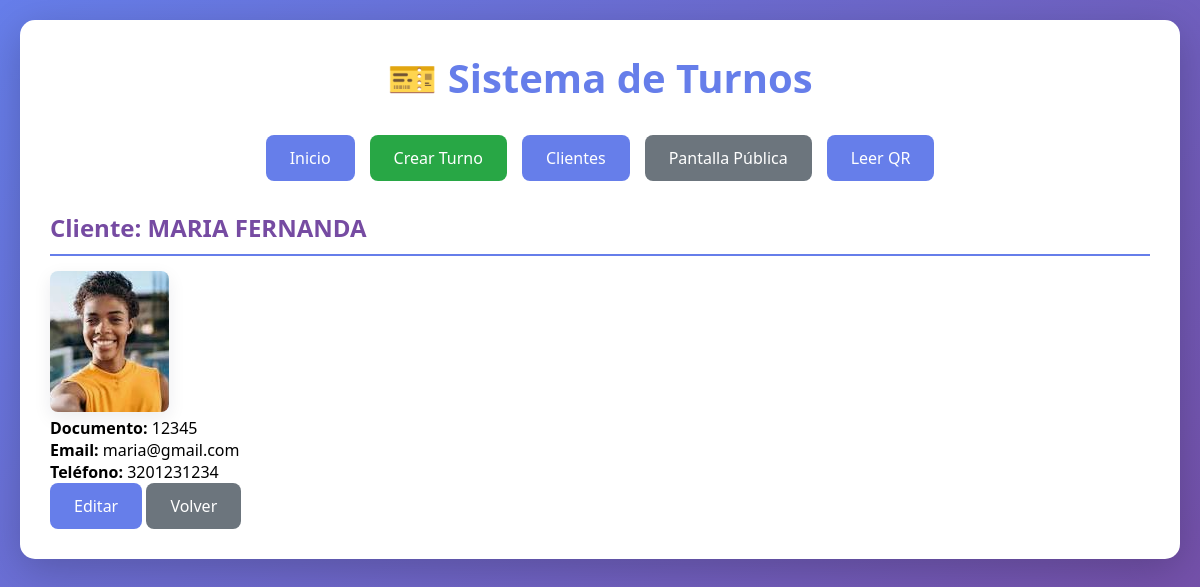
Page /clientes/1/ on the committed database.
### App_QR/models.py (models this page shows, shortened)
class Cliente(models.Model):
    nombre = models.CharField(max_length=200)
    documento = models.CharField(max_length=50, blank=True, null=True)
    email = models.EmailField(blank=True, null=True)
    telefono = models.CharField(max_length=30, blank=True, null=True)
    foto = models.ImageField(upload_to='clientes/fotos/', blank=True, null=True)
    class Meta:
        verbose_name = 'Cliente'
        verbose_name_plural = 'Clientes'

### App_QR/views.py (the view)
# urls.py: path('clientes/<int:pk>/', views.cliente_detail, name='cliente_detail'),
def cliente_detail(request, pk):
    cliente = get_object_or_404(Cliente, pk=pk)
    return render(request, 'App_QR/cliente_detail.html', {'cliente': cliente})

### App_QR/templates/App_QR/cliente_detail.html (shortened to what this page needs)
{% extends 'App_QR/base.html' %}
{% load static %}
{% block content %}
<h2>Cliente: {{ cliente.nombre }}</h2>
<div style="max-width:700px;">
    {% if cliente.foto %}
    <p><img src="{{ cliente.foto.url }}" alt="Foto {{ cliente.nombre }}" style="max-width:220px;border-radius:8px;box-shadow:0 6px 18px rgba(12,22,45,0.08);"/></p>
    {% endif %}
    <p><strong>Documento:</strong> {{ cliente.documento }}</p>
    <p><strong>Email:</strong> {{ cliente.email }}</p>
    <p><strong>Teléfono:</strong> {{ cliente.telefono }}</p>
    <p>
        <a href="{% url 'cliente_update' cliente.pk %}" class="btn">Editar</a>
        <a href="{% url 'cliente_list' %}" class="btn btn-secondary">Volver</a>
    </p>
</div>
{% endblock %}

### App_QR/static/App_QR/css/base.css (style rules this page uses)
* { margin: 0; padding: 0; box-sizing: border-box; }
body { font-family: 'Segoe UI', Tahoma, Geneva, Verdana, sans-serif; background: linear-gradient(135deg, #667eea 0%, #764ba2 100%); min-height: 100vh; padding: 20px; }
h2 { color: #764ba2; margin: 25px 0 15px 0; border-bottom: 2px solid #667eea; padding-bottom: 10px; }
.btn { display: inline-block; padding: 12px 24px; background: #667eea; color: white; text-decoration: none; border-radius: 8px; border: none; cursor: pointer; font-size: 16px; transition: all 0.3s; }
.btn-secondary { background: #6c757d; }

### rows in the picture
Cliente: nombre "MARIA FERNANDA", foto (picture), documento "12345", email "maria@gmail.com", telefono "3201231234"
